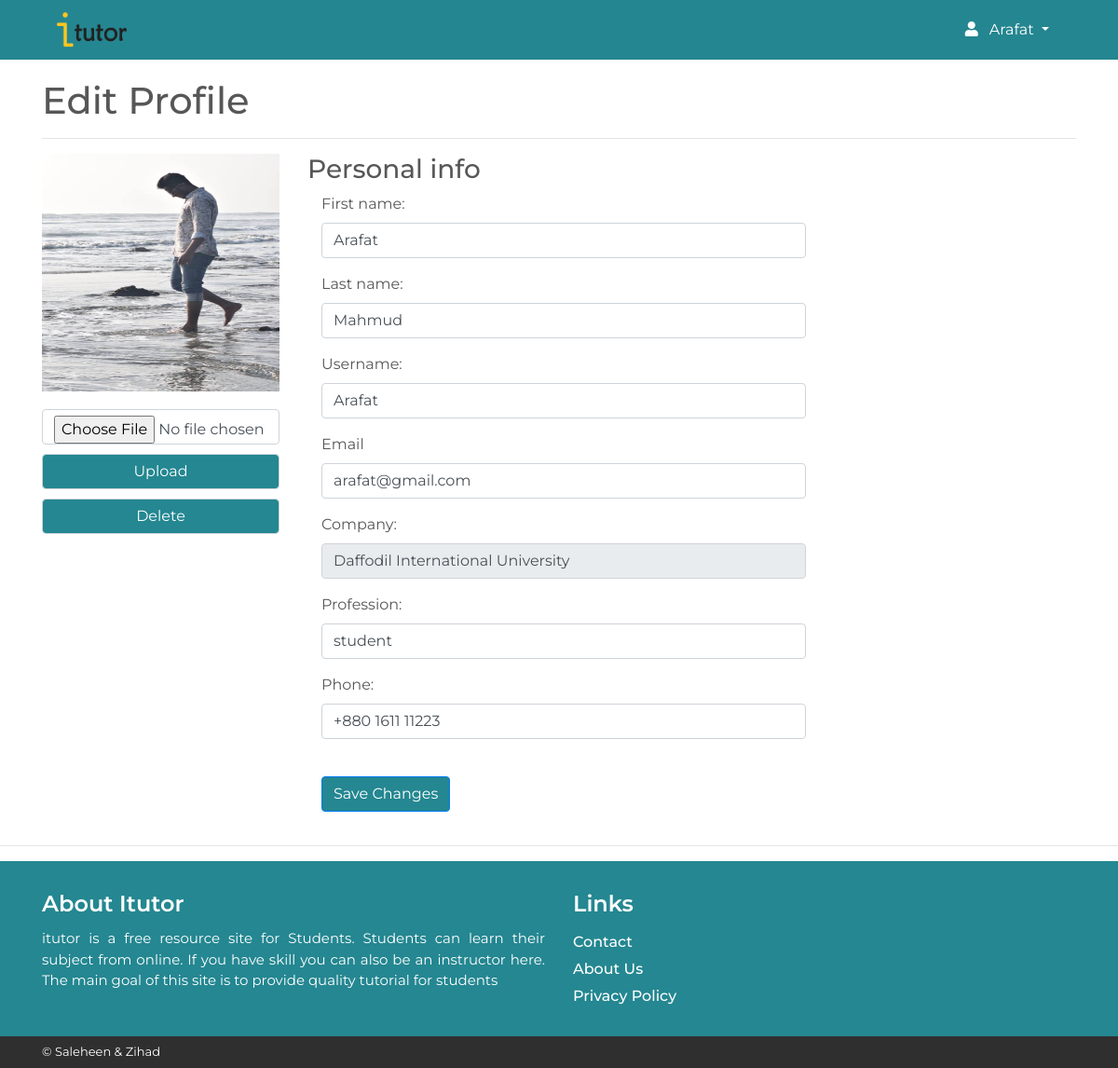
The app's page /profile-edit.php (signed in) with its own data.
### tables this page shows
CREATE TABLE `users` (
  `id` int(3) NOT NULL,
  `name` varchar(50) NOT NULL,
  `password` varchar(255) NOT NULL,
  `email` varchar(155) NOT NULL,
  `auth_status` tinyint(1) NOT NULL DEFAULT '0',
  `keyword` varchar(5) NOT NULL,
  `instructor_status` tinyint(1) NOT NULL DEFAULT '0',
  `image` varchar(200) NOT NULL DEFAULT 'img/user/default_user.jpg'
);

CREATE TABLE `users_details` (
  `serial` int(11) NOT NULL,
  `u_id` int(3) NOT NULL,
  `first` varchar(100) NOT NULL DEFAULT 'First name',
  `last` varchar(100) NOT NULL DEFAULT 'Last name',
  `phone` varchar(15) NOT NULL DEFAULT '',
  `profession` varchar(30) NOT NULL,
  `post_count` int(3) NOT NULL DEFAULT '0'
);

### mysql.php (called while the page is built, shortened)
<?php $conn = mysqli_connect('localhost','root','','itutor');
if(isset($_COOKIE['itutor_user'])){
    $u_id = $_COOKIE['itutor_user'];
    $u_q = "select name,instructor_status from users where id=$u_id";
    $rr = mysqli_query($conn,$u_q);
    $user = mysqli_fetch_assoc($rr);
    $u_name = $user['name'];
}
?>

### profile-edit.php (the view, shortened to what this page needs)
<?php
  include 'mysql.php';
  $id=$_SESSION['id'] ;
  $data=mysqli_fetch_assoc(mysqli_query($conn,"select u.name,u.email,u.image,d.first,d.last,d.phone,d.profession from users as u,users_details as d where u.id=$id and d.u_id=u.id"));
  include "header.php";
?>
<div class="container p_edit_page">
    <h1>Edit Profile</h1>
    <hr>
    <div class="row">
      <div class="col-md-3">
        <div class="text-center p_edit_avatar">
          <form enctype="multipart/form-data" action="profile-edit.php" method='post'>
          <img src="<?php echo $data['image'];?>" class="avatar img-circle" style="height:255px;width:255px" alt="avatar">
          <input type="file" name="file" id="image" class="form-control">
          <input type="submit" name="file_sub" class="form-control file" value="Upload">
          <input type="submit" name="file_del" class="form-control file" value="Delete">
          </form>
        </div>
      </div>
      <div class="col-md-9 personal-info">
        <h3>Personal info</h3>
        <form class="form-horizontal" action="profile-edit.php" method="post">
          <div class="form-group">
            <label class="col-lg-3 control-label">First name:</label>
            <div class="col-lg-8">
              <input class="form-control" name="first" type="text" value="<?php echo $data['first'];?>" placeholder="First name">
            </div>
          </div>
          <div class="form-group">
            <label class="col-lg-3 control-label">Last name:</label>
            <div class="col-lg-8">
              <input class="form-control"name="last"  type="text" value="<?php echo $data['last'];?>" placeholder="Last name">
            </div>
          </div>
          <div class="form-group">
            <label class="col-md-3 control-label">Username:</label>
            <div class="col-md-8">
              <input class="form-control"name="name"  type="text" value="<?php echo $data['name'];?>" placeholder="Username">
            </div>
          </div>
          <div class="form-group">
            <label class="col-lg-3 control-label">Email</label>
            <div class="col-lg-8">
              <input class="form-control" name="email" type="text" value="<?php echo $data['email'];?>" placeholder="Email">
            </div>
          </div>
          <div class="form-group">
            <label class="col-lg-3 control-label">Company:</label>
            <div class="col-lg-8">
              <input class="form-control" type="text" value="Daffodil International University" disabled>
            </div>
          </div>
          <div class="form-group">
            <label class="col-lg-3 control-label">Profession:</label>
            <div class="col-lg-8">
              <input class="form-control" name="pro" type="text" value="<?php echo $data['profession'];?>" placeholder="Profession">
            </div>
          </div>
          <div class="form-group">
            <label class="col-md-3 control-label">Phone:</label>
            <div class="col-md-8">
              <input class="form-control"  name="phone" type="text" value="<?php echo $data['phone'];?>" placeholder="Phone number">
            </div>
          </div>
          <div class="form-group">
            <div class="col-md-8">
              <input type="submit" name="submit" class="btn btn-primary submit" value="Save Changes">
            </div>
          </div>
        </form>
      </div>
  </div>
</div>
<hr>
<?php include 'footer.php'; ?>

### header.php (shortened to what this page needs)
<!DOCTYPE html>
<html lang="en">
<head>
    <link rel="stylesheet" href="css/bootstrap.min.css">
    <link rel="stylesheet" href="https://use.fontawesome.com/releases/v5.7.2/css/solid.css">
    <link rel="stylesheet" href="https://use.fontawesome.com/releases/v5.7.2/css/fontawesome.css">
    <link rel="stylesheet" href="css/style.css">
    <link rel="stylesheet" href="single-page.css">
</head>
<body>
<div class="nav_2">
<div class="container">
<nav class="navbar navbar-expand-lg navbar-light cust_nav_bg">
  <a class="navbar-brand" href="index.php"><img src="img/logo-black.png" style="width:75px;height:38px" alt=""></a>
  <div class="dropdown dropdwn_3">
  <?php if(!isset($_SESSION['name']) || $_SESSION['name']=='') { ?>
            <a class="login_a" href="login-sign-up.php"><i class="fas fa-sign-in-alt"></i> Login/Signup</a><?php
    }
    else{
    ?>
  <button class="btn dropdown-toggle" style="color:#fff" type="button" id="dropdownMenuButton" data-toggle="dropdown" aria-haspopup="true" aria-expanded="false">
   <i class="fas fa-user head_user"></i></i> <?php echo "$u_name";?>
  </button>
    <?php } ?>
</div>
</nav>
</div>
</div>

### css/style.css (style rules this page uses)
* { margin: 0; padding: 0; }
body { font-family: 'Montserrat', sans-serif; color: #575757; }
img { width: 100%; }
a { color: inherit; }
.nav_2, nav.navbar.navbar-expand-lg.navbar-light.cust_nav_bg { background: #248690; }
.head_user { margin-right: 8px; }

### single-page.css (style rules this page uses)
.file { margin-top:10px; background-color: #248791; color:#fff; }
.submit { background-color: #248791; }

### profile-edit.php (style rules this page uses)
.p_edit_page { margin-top: 20px; margin-bottom: 20px; }
.p_edit_avatar img { margin-bottom: 19px; }

### records on screen
users: name "Arafat"
users_details: u.image (picture), first "Arafat", last "Mahmud", name "Arafat", email "arafat@gmail.com", pro "student", phone "+880 1611 11223"
